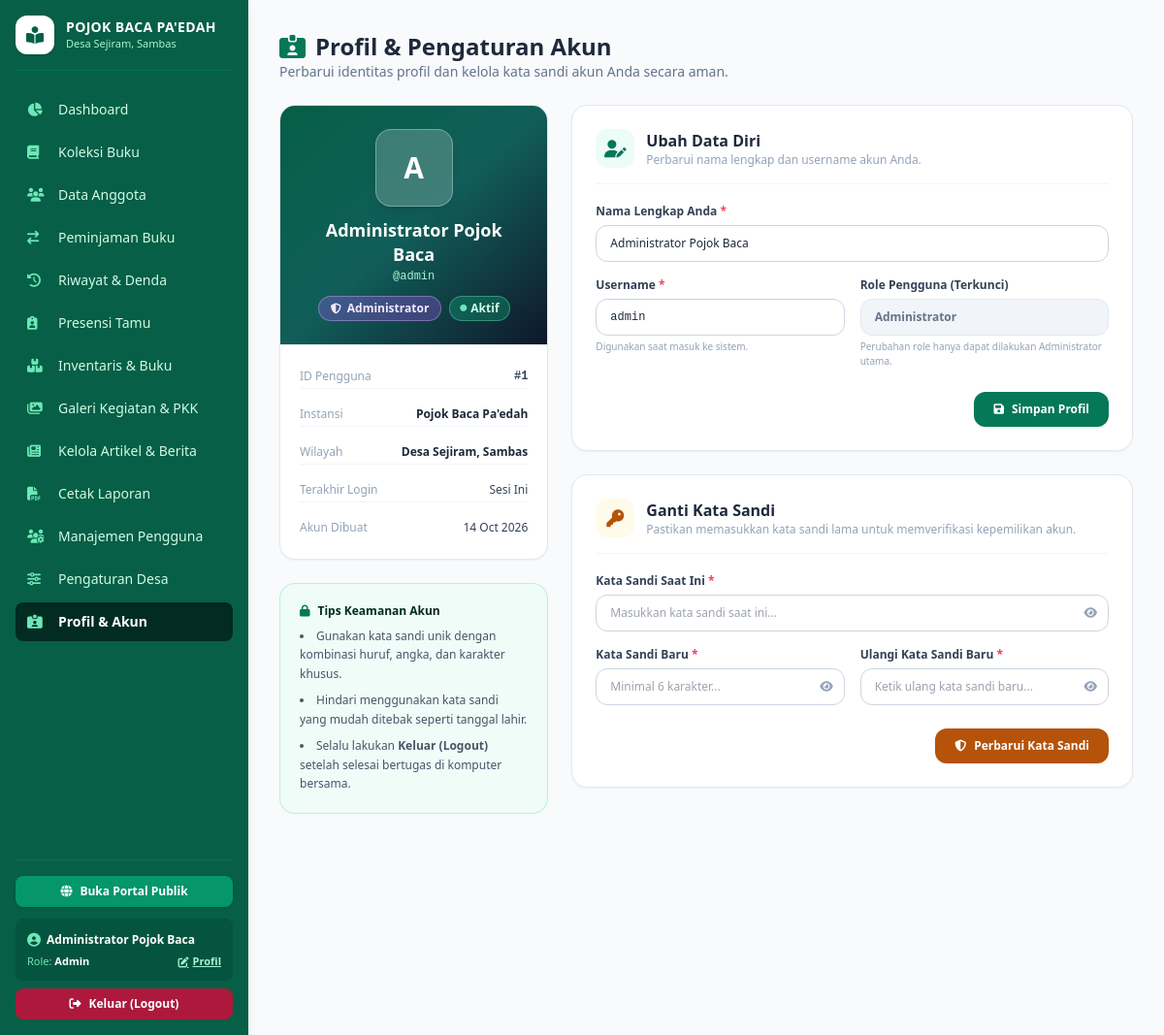
/profil.php (signed in), run on the app's committed database.
### tables this page shows
CREATE TABLE IF NOT EXISTS `pengaturan` (
  `id` INT AUTO_INCREMENT PRIMARY KEY,
  `nama_instansi` VARCHAR(150) NOT NULL,
  `desa` VARCHAR(100) NOT NULL,
  `kabupaten` VARCHAR(100) NOT NULL,
  `alamat` TEXT NOT NULL,
  `jam_operasional` VARCHAR(100) NOT NULL DEFAULT '08.00 - 16.00 WIB',
  `durasi_pinjam_hari` INT NOT NULL DEFAULT 7,
  `denda_per_hari` INT NOT NULL DEFAULT 1000,
  `jabatan_kades` VARCHAR(100) NOT NULL DEFAULT 'Kepala Desa Sejiram',
  `nama_kades` VARCHAR(100) NOT NULL DEFAULT '',
  `nama_pengelola` VARCHAR(100) NOT NULL
);

CREATE TABLE IF NOT EXISTS `pengguna` (
  `id` INT AUTO_INCREMENT PRIMARY KEY,
  `nama_lengkap` VARCHAR(100) NOT NULL,
  `username` VARCHAR(50) UNIQUE NOT NULL,
  `password` VARCHAR(255) NOT NULL,
  `role` ENUM('admin', 'petugas') NOT NULL DEFAULT 'petugas',
  `status` ENUM('aktif', 'nonaktif') NOT NULL DEFAULT 'aktif',
  `terakhir_login` DATETIME NULL,
  `created_at` TIMESTAMP DEFAULT CURRENT_TIMESTAMP
);

### profil.php (the view, shortened to what the rows shown need)
<?php
require_once __DIR__ . '/config/database.php';
$userId = (int)$_SESSION['user_id'];
$stmtUser = $pdo->prepare("SELECT * FROM pengguna WHERE id = ?");
$stmtUser->execute([$userId]);
$userData = $stmtUser->fetch();
require_once __DIR__ . '/includes/header.php';
?>
<div class="mb-6">
    <h2 class="text-2xl font-bold text-slate-800 flex items-center gap-2.5">
        <i class="fa-solid fa-id-card-clip text-emerald-700"></i> Profil & Pengaturan Akun
    </h2>
</div>
<div class="grid grid-cols-1 lg:grid-cols-12 gap-6 items-start">
    <div class="lg:col-span-4 space-y-6">
        <div class="bg-white rounded-2xl shadow-sm border border-slate-200 overflow-hidden">
            <div class="bg-gradient-to-br from-emerald-800 via-teal-800 to-slate-900 text-white p-6 text-center relative">
                <div class="w-20 h-20 rounded-2xl bg-white/20 backdrop-blur-md border border-white/30 text-white flex items-center justify-center font-extrabold text-3xl mx-auto shadow-lg mb-3">
                    <?= strtoupper(substr($userData['nama_lengkap'], 0, 1)) ?>
                </div>
                <h3 class="font-extrabold text-lg leading-snug"><?= e($userData['nama_lengkap']) ?></h3>
                <p class="text-xs font-mono text-emerald-200 mt-0.5">@<?= e($userData['username']) ?></p>
                <div class="mt-3 flex items-center justify-center gap-2">
                    <?php if ($userData['role'] === 'admin'): ?>
                    <span class="inline-flex items-center gap-1.5 text-xs px-3 py-1 rounded-full font-bold bg-purple-500/30 border border-purple-300/40 text-purple-100">
                    </span>
                    <?php else: ?>
                    <span class="inline-flex items-center gap-1.5 text-xs px-3 py-1 rounded-full font-bold bg-blue-500/30 border border-blue-300/40 text-blue-100">
                        <i class="fa-solid fa-user-gear text-[11px]"></i> Petugas Layanan
                    </span>
                    <?php endif; ?>
                    <span class="inline-flex items-center gap-1 text-xs px-2.5 py-1 rounded-full font-bold bg-emerald-500/30 border border-emerald-300/40 text-emerald-100">
                    </span>
                </div>
            </div>
            <div class="p-5 space-y-3.5 text-xs border-t border-slate-100">
                <div class="flex justify-between items-center py-1 border-b border-slate-100">
                    <span class="text-slate-400 font-medium">ID Pengguna</span>
                    <span class="font-mono font-bold text-slate-700">#<?= $userData['id'] ?></span>
                </div>
                <div class="flex justify-between items-center py-1 border-b border-slate-100">
                    <span class="text-slate-400 font-medium">Instansi</span>
                    <span class="font-semibold text-slate-800 text-right"><?= e($appSetting['nama_instansi']) ?></span>
                </div>
                <div class="flex justify-between items-center py-1 border-b border-slate-100">
                    <span class="text-slate-400 font-medium">Wilayah</span>
                    <span class="font-semibold text-slate-800"><?= e($appSetting['desa']) ?>, Sambas</span>
                </div>
                <div class="flex justify-between items-center py-1">
                    <span class="text-slate-400 font-medium">Akun Dibuat</span>
                    <span class="font-medium text-slate-700"><?= date('d M Y', strtotime($userData['created_at'])) ?></span>
                </div>
            </div>
        </div>
    </div>
    <div class="lg:col-span-8 space-y-6">
        <div class="bg-white rounded-2xl shadow-sm border border-slate-200 p-6">
            <form method="POST" action="profil.php" class="space-y-4">
                <div>
                    <label class="block text-xs font-bold text-slate-700 mb-1.5">Nama Lengkap Anda <span class="text-rose-500">*</span></label>
                    <input type="text" name="nama_lengkap" value="<?= e($userData['nama_lengkap']) ?>" required class="w-full text-xs border border-slate-300 rounded-xl px-3.5 py-2.5 outline-none focus:ring-2 focus:ring-emerald-500">
                </div>
                <div class="grid grid-cols-1 sm:grid-cols-2 gap-4">
                    <div>
                        <label class="block text-xs font-bold text-slate-700 mb-1.5">Username <span class="text-rose-500">*</span></label>
                        <input type="text" name="username" value="<?= e($userData['username']) ?>" required class="w-full text-xs font-mono border border-slate-300 rounded-xl px-3.5 py-2.5 outline-none focus:ring-2 focus:ring-emerald-500">
                        <p class="text-[10px] text-slate-400 mt-1">Digunakan saat masuk ke sistem.</p>
                    </div>
                    <div>
                        <label class="block text-xs font-bold text-slate-700 mb-1.5">Role Pengguna (Terkunci)</label>
                        <input type="text" value="<?= $userData['role'] === 'admin' ? 'Administrator' : 'Petugas Layanan' ?>" disabled class="w-full text-xs border border-slate-200 bg-slate-100 rounded-xl px-3.5 py-2.5 text-slate-500 font-semibold cursor-not-allowed">
                        <p class="text-[10px] text-slate-400 mt-1">Perubahan role hanya dapat dilakukan Administrator utama.</p>
                    </div>
                </div>
            </form>
        </div>
    </div>
</div>
<?php require_once __DIR__ . '/includes/footer.php'; ?>

### includes/header.php (shortened to what the rows shown need)
<?php
require_once __DIR__ . '/../config/database.php';
$stmtSetting = $pdo->query("SELECT * FROM pengaturan LIMIT 1");
$appSetting = $stmtSetting->fetch() ?: [
    'nama_instansi' => 'Pojok Baca Pa\'edah',
    'desa' => 'Desa Sejiram',
    'kabupaten' => 'Kabupaten Sambas',
    'alamat' => 'Jl. Pendidikan No. 01, Kantor Desa Sejiram',
    'jam_operasional' => '08.00 - 15.30 WIB',
    'durasi_pinjam_hari' => 7,
    'denda_per_hari' => 1000,
    'jabatan_kades' => 'Kepala Desa Sejiram',
    'nama_kades' => '',
    'nama_pengelola' => 'Pengelola Pojok Baca'
];
?>
<!DOCTYPE html>
<html lang="id">
<head>
    <script src="https://cdn.tailwindcss.com"></script>
    <link rel="stylesheet" href="https://cdnjs.cloudflare.com/ajax/libs/font-awesome/6.4.0/css/all.min.css">
</head>
<body class="bg-slate-50 text-slate-800 flex flex-col min-h-screen font-sans">
    <div class="flex flex-1">
        <aside class="w-64 bg-emerald-800 text-white flex-shrink-0 min-h-screen p-4 no-print flex flex-col justify-between shadow-lg">
            <div>
                <div class="flex items-center gap-3 pb-4 border-b border-emerald-700/80 mb-5">
                    <div>
                        <h1 class="font-bold text-sm tracking-wide leading-tight">POJOK BACA PA'EDAH</h1>
                        <p class="text-[11px] text-emerald-200"><?= e($appSetting['desa']) ?>, Sambas</p>
                    </div>
                </div>
            </div>
        </aside>
        <main class="flex-1 p-6 md:p-8 overflow-x-hidden">

### data on the page
pengaturan: desa "Desa Sejiram", nama_instansi "Pojok Baca Pa'edah"
pengguna: nama_lengkap "A", nama_lengkap "Administrator Pojok Baca", username "admin", id "1", created_at "14 Oct 2026", role "Administrator"

### other printed values
$_SESSION['user_nama'] "Administrator Pojok Baca"
$_SESSION['user_role'] "Admin"
